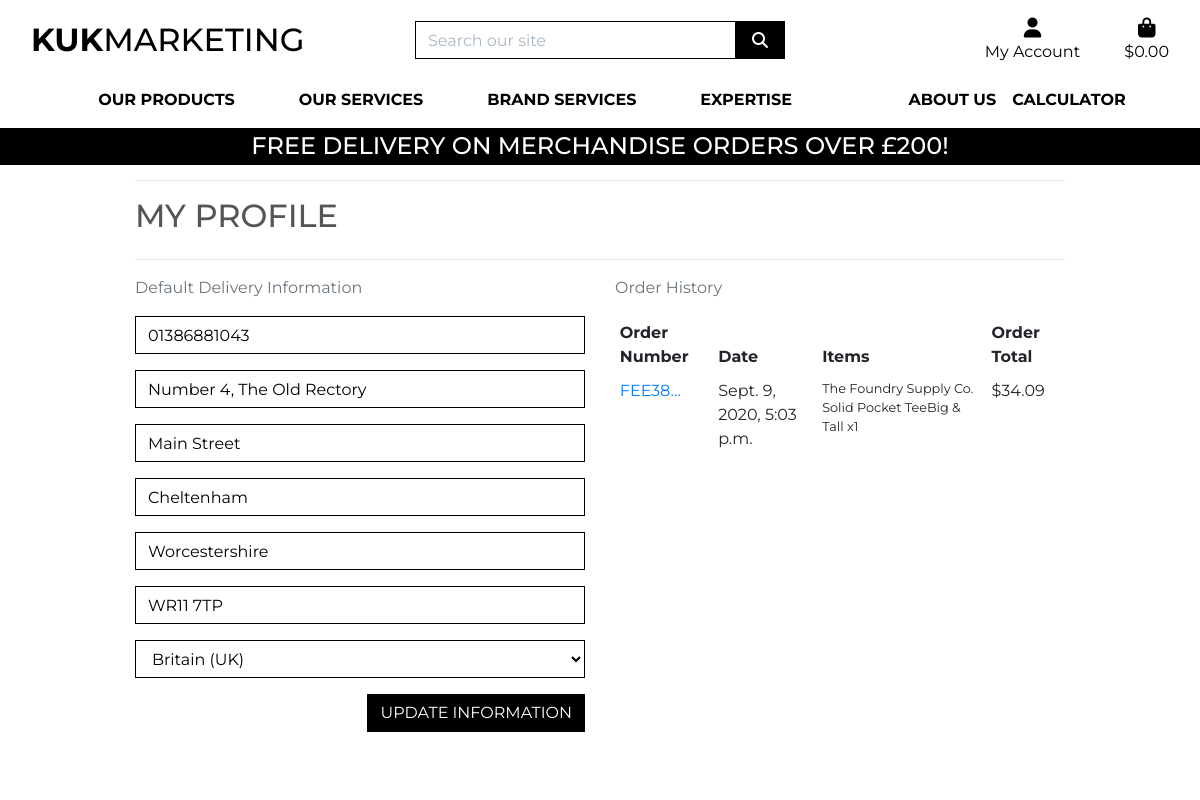
The app's page /profile/ (signed in) with its own data.
### profiles/models.py (models this page shows, shortened)
class UserProfile(models.Model):
    user = models.OneToOneField(User, on_delete=models.CASCADE)
    default_phone_number = models.CharField(max_length=20, null=True, blank=True)
    default_street_address1 = models.CharField(max_length=80, null=True, blank=True)
    default_street_address2 = models.CharField(max_length=80, null=True, blank=True)
    default_town_or_city = models.CharField(max_length=40, null=True, blank=True)
    default_county = models.CharField(max_length=80, null=True, blank=True)
    default_postcode = models.CharField(max_length=20, null=True, blank=True)
    default_country = CountryField(blank_label='Country', null=True, blank=True)

### checkout/models.py (models this page shows, shortened)
class Order(models.Model):
    order_number = models.CharField(max_length=32, null=False, editable=False)
    user_profile = models.ForeignKey(UserProfile, on_delete=models.SET_NULL,
                                     null=True, blank=True, related_name='orders')
    full_name = models.CharField(max_length=50, null=False, blank=False)
    email = models.EmailField(max_length=254, null=False, blank=False)
    phone_number = models.CharField(max_length=20, null=False, blank=False)
    country = CountryField(blank_label='Country *', null=False, blank=False)
    postcode = models.CharField(max_length=20, null=True, blank=True)
    town_or_city = models.CharField(max_length=40, null=False, blank=False)
    street_address1 = models.CharField(max_length=80, null=False, blank=False)
    street_address2 = models.CharField(max_length=80, null=True, blank=True)
    county = models.CharField(max_length=80, null=True, blank=True)
    date = models.DateTimeField(auto_now_add=True)
    delivery_cost = models.DecimalField(max_digits=6, decimal_places=2, null=False, default=0)
    order_total = models.DecimalField(max_digits=10, decimal_places=2, null=False, default=0)
    grand_total = models.DecimalField(max_digits=10, decimal_places=2, null=False, default=0)
    original_bag = models.TextField(null=False, blank=False, default='')
    stripe_pid = models.CharField(max_length=254, null=False, blank=False, default='')

class OrderLineItem(models.Model):
    order = models.ForeignKey(Order, null=False, blank=False, on_delete=models.CASCADE, related_name='lineitems')
    product = models.ForeignKey(Product, null=False, blank=False, on_delete=models.CASCADE)
    product_size = models.CharField(max_length=2, null=True, blank=True) # XS, S, M, L, XL
    quantity = models.IntegerField(null=False, blank=False, default=0)
    lineitem_total = models.DecimalField(max_digits=6, decimal_places=2, null=False, blank=False, editable=False)

### products/models.py (models this page shows, shortened)
class Product(models.Model):
    category = models.ForeignKey('Category', null=True, blank=True, on_delete=models.SET_NULL)
    sku = models.CharField(max_length=254, null=True, blank=True)
    name = models.CharField(max_length=254)
    description = models.TextField()
    has_sizes = models.BooleanField(default=False, null=True, blank=True)
    price = models.DecimalField(max_digits=6, decimal_places=2)
    rating = models.DecimalField(max_digits=6, decimal_places=2, null=True, blank=True)
    image_url = models.URLField(max_length=1024, null=True, blank=True)
    image = models.ImageField(null=True, blank=True)

### profiles/views.py (the view)
# urls.py: path('profile/', include('profiles.urls')),
@login_required
def profile(request):
    profile = get_object_or_404(UserProfile, user=request.user)
    if request.method == 'POST':
        form = UserProfileForm(request.POST, instance=profile)
        if form.is_valid():
            form.save()
            messages.success(request, 'Profile updated successfully')
        else:
            messages.error(request, 'Update failed. Please ensure the form is valid.')
    else:
        form = UserProfileForm(instance=profile)
    orders = profile.orders.all()
    template = 'profiles/profile.html'
    context = {
        'form': form,
        'orders': orders,
        'on_profile_page': True
    }
    return render(request, template, context)

### bag/contexts.py (called while the page is built, shortened)
def bag_contents(request):
    bag_items = []
    total = 0
    product_count = 0
    bag = request.session.get('bag', {})
    if total < settings.FREE_DELIVERY_THRESHOLD:
        delivery = total * Decimal(settings.STANDARD_DELIVERY_PERCENTAGE / 100)
        free_delivery_delta = settings.FREE_DELIVERY_THRESHOLD - total
    else:
        delivery = 0
        free_delivery_delta = 0
    grand_total = delivery + total
    context = {
        'bag_items': bag_items,
        'total': total,
        'product_count': product_count,
        'delivery': delivery,
        'free_delivery_delta': free_delivery_delta,
        'free_delivery_threshold': settings.FREE_DELIVERY_THRESHOLD,
        'grand_total': grand_total,
    }
    return context

### profiles/templates/profiles/profile.html (shortened to what this page needs)
{% extends "base.html" %}
{% load static %}
{% block extra_css %}
    <link rel="stylesheet" href="{% static 'profiles/css/profile.css' %}">
{% endblock %}
{% block page_header %}
    <div class="container header-container">
    </div>
{% endblock %}
{% block content %}
    <div class="overlay"></div>
    <div class="container">
        <div class="row">
            <div class="col">
                <hr>
                <h2 class="logo-font mb-4">My Profile</h2>
                <hr>
            </div>
        </div>
        <div class="row">
            <div class="col-12 col-lg-6">
                <p class="text-muted">Default Delivery Information</p>
                <form class="mt-3" action="{% url 'profile' %}" method="POST" id="profile-update-form">
                    {{ form|crispy }}
                    <button class="btn btn-black rounded-0 text-uppercase float-right">Update Information</button>
                </form>
            </div>
            <div class="col-12 col-lg-6">
                <p class="text-muted">Order History</p>
                <div class="order-history table-responsive">
                    <table class="table table-sm table-borderless">
                        <thead>
                            <tr>
                                <th>Order Number</th>
                                <th>Date</th>
                                <th>Items</th>
                                <th>Order Total</th>
                            </tr>
                        </thead>
                        <tbody>
                            {% for order in orders %}
                                <tr>
                                    <td>
                                        <a href="{% url 'order_history' order.order_number %}"
                                        title="{{ order.order_number }}">
                                            {{ order.order_number|truncatechars:6 }}
                                        </a>
                                    </td>
                                    <td>{{ order.date }}</td>
                                    <td>
                                        <ul class="list-unstyled">
                                            {% for item in order.lineitems.all %}
                                                <li class="small">
                                                    {{ item.product.name }} x{{ item.quantity }}
                                                </li>
                                            {% endfor %}
                                        </ul>
                                    </td>
                                    <td>${{ order.grand_total }}</td>
                                </tr>
                            {% endfor %}
                        </tbody>
                    </table>
                </div>
            </div>
        </div>
{% endblock %}

### static/css/base.css (style rules this page uses)
html { height: 100%; font-family: 'Montserrat', sans-serif; }
body { background: url('/media/homepage_background.png') no-repeat center center fixed; background-size: cover; height: calc(100vh - 164px); color: #555; font-family: 'Montserrat'; }
.logo-font { text-transform: uppercase; }
.btn-black { background: black; color: white; }
.border-black { border: 1px solid black !important; }
.overlay { height: 100%; width: 100%; top: 0; left: 0; position: fixed; background: white; z-index: -1; }
@media (min-width: 1200px) { .container { max-width: 80%; } }
@media (min-width: 992px) { .header-container { padding-top: 164px; } }

### profiles/static/profiles/css/profile.css (style rules this page uses)
.order-history { max-height: 416px; overflow-y: auto; }
#profile-update-form .form-control { color: #000; }
#profile-update-form input::placeholder { color: #aab7c4; }
#id_default_country, #id_default_country option:not(:first-child) { color: #000; }

### records on screen
UserProfile: default_phone_number "01386881043", default_street_address1 "Number 4, The Old Rectory", default_street_address2 "Main Street", default_town_or_city "Cheltenham", default_county "Worcestershire", default_postcode "WR11 7TP", default_country "Britain (UK)"
Order: order_number "FEE38…", date "Sept. 9, 2020, 5:03 p.m.", grand_total "34.09"
OrderLineItem: product.name "The Foundry Supply Co. Solid Pocket TeeBig & Tall", quantity "1"
